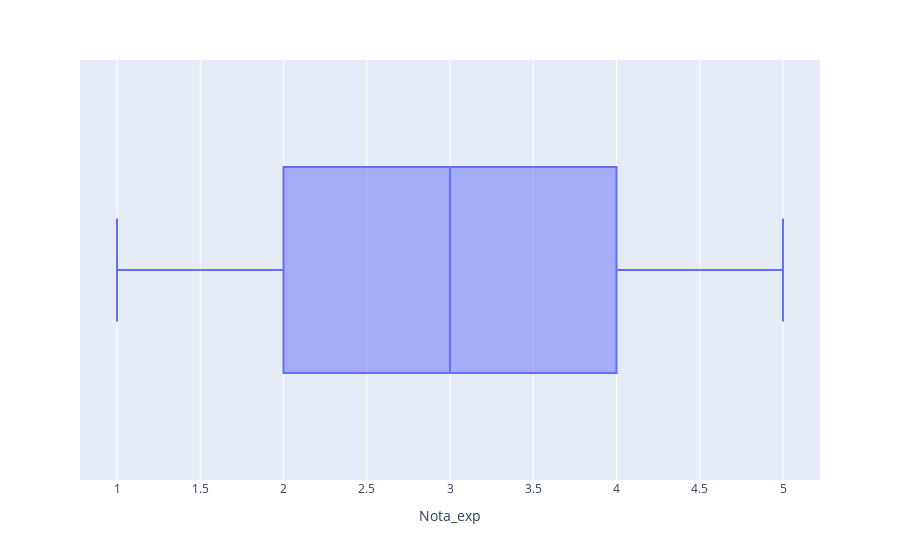

Source (notebook cell):
### Code cell
#conferindo outliers 
px.box(dados,x='Nota_exp')

### Figure 1 — Plotly figure (JSON) as saved in the notebook; plotly's stock layout.template omitted (floating-point values rounded to 4 significant figures)
{"data": [{"alignmentgroup": "True", "hovertemplate": "Nota_exp=%{x}<extra></extra>", "legendgroup": "", "marker": {"color": "#636efa"}, "name": "", "notched": false, "offsetgroup": "", "orientation": "h", "showlegend": false, "type": "box", "x": [3, 3, 5, 5, 4, 4, 2, 2, 3, 3, 5, 5, 2, 2, 3, 3, 5, 5, 2, 3, 4, 2, 3, 5, 2, 4, 3, 3, 2, 2, 3, 3, 2, 2, 4, 4, 4, 3, 3, 3, 3, 2, 2, 5, 4, 4, 2, 1, 5, 4, 5, 4, 4, 4, 3, 3, 2, 4, 5, 3, 3, 2, 2, 5, 5, 2, 2, 5, 5, 2, 2, 4, 5, 4, 4, 3, 4, 5, 1, 5], "x0": " ", "xaxis": "x", "y0": " ", "yaxis": "y"}], "layout": {"boxmode": "group", "legend": {"tracegroupgap": 0}, "margin": {"t": 60}, "xaxis": {"anchor": "y", "domain": [0, 1], "title": {"text": "Nota_exp"}}, "yaxis": {"anchor": "x", "domain": [0, 1]}}}
